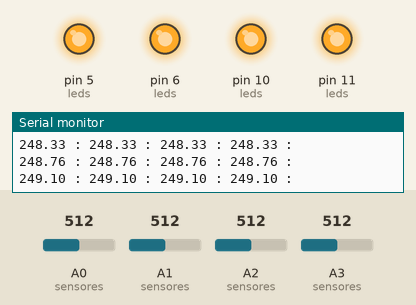
This sketch was run on a simulated Arduino Uno, built with avr-gcc and run on an emulated ATmega328P. On the bench: output pins drawn as LEDs (lit = HIGH), the last lines printed to the serial monitor. The test bench sets the inputs (shaded band); at power-on: A0 (sensores) = 512, A1 (sensores) = 512, A2 (sensores) = 512, A3 (sensores) = 512.

Above: at 1.2 s.
1.3 s: A0 (sensores) set to 55
4.3 s: A0 (sensores) set to 49
At 6.4 s:
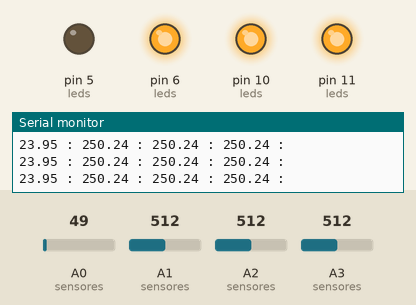
6.7 s: A1 (sensores) set to 53
9.7 s: A1 (sensores) set to 49
At 11.1 s:
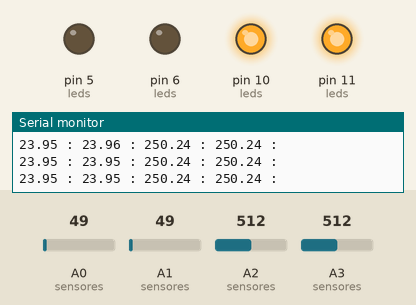
12.0 s: A2 (sensores) set to 52
15.0 s: A2 (sensores) set to 49
At 16.1 s:
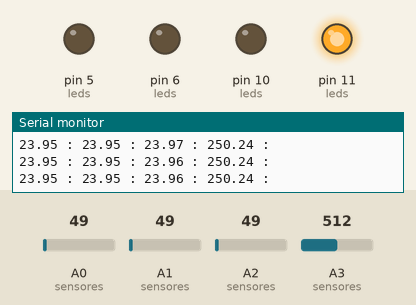
Timing chart, 0 to 18.0 s (numbered marks = the images above; inputs shaded):
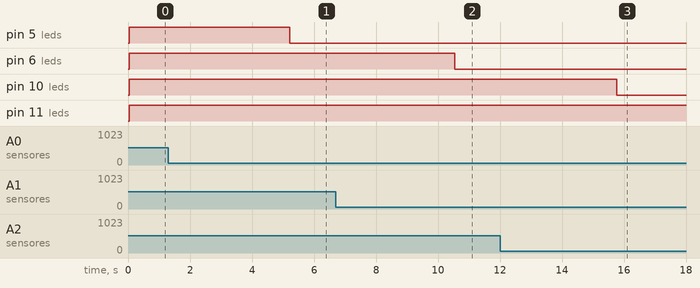

Measured:
- the behaviour switches between 50 and 49 on A0 (sensores) (found by bisection; images 0 and 1)
- the behaviour switches between 50 and 49 on A1 (sensores) (found by bisection; images 1 and 2)
- the behaviour switches between 50 and 49 on A2 (sensores) (found by bisection; images 2 and 3)
- after the input at 4.3 s, pin 5 (leds): HIGH → LOW after 0.92 s
- after the input at 9.7 s, pin 6 (leds): HIGH → LOW after 0.84 s
- after the input at 15.0 s, pin 10 (leds): HIGH → LOW after 0.76 s

The sketch:

_4sensores4leds.ino
```cpp
 ////////////////////////////////////////////////////////
// configuracion de los perifericos
////////////////////////////////////////////////////////
uint8_t on = 1;
uint8_t off = 0;

// como voy a usar analogWrite() los leds tienen que estar en los pines que tienen PWM
// en mi caso voy a usar un arduino uno. pero creo que esto deberia funcionar con cualquier version de arduino
// defino estas variables como "unsigned" porque no tiene sentido un pin que tenga un valor menor a uno : pinMode(-1, INPUT); ???
unsigned int led1 = 5;
unsigned int led2 = 6;
unsigned int led3 = 10;
unsigned int led4 = 11;


// los sensores son LM35 o sea que necesito una entrada analogica para cada uno
// esto es otra forma de escribir unsigned int
// http://www.badprog.com/c-type-what-are-uint8-t-uint16-t-uint32-t-and-uint64-t

uint8_t sensor1 = A0;
uint8_t sensor2 = A1;
uint8_t sensor3 = A2;
uint8_t sensor4 = A3;

// y unas variables para guardarme los valores de los sensores
// para ello uso el sufijo ('_v'), esto es una convencion personal y que seguramente solo respetare en este codigo
// uso uint16 porque voy a convertir valores desde el AD que son en 10 bits

uint16_t sensor1_v = 0;
uint16_t sensor2_v = 0;
uint16_t sensor3_v = 0;
uint16_t sensor4_v = 0;
// el estado logico del sensor (si prendido o apagado). la _s es por "state"
// arrancan todos apagados
uint8_t sensor1_s = 0;
uint8_t sensor2_s = 0;
uint8_t sensor3_s = 0;
uint8_t sensor4_s = 0;

// este valor hay que ensayarlo, probarlo, ver como funciona y si es verdadero.
// con mi sensor anda ok.
uint16_t tempInicial = 20;          // esta es la temperatura a la cual esta el sensor sin que nadie lo toque
uint16_t tempFinal = 30;          // esta es la temperatura a la cual esta el sensor sin que nadie lo toque
uint16_t tempMinVariacion = 4;      // esta es la diferencia que se produce cuando alguien pone la mano


float temp1 = 0.0;
float temp2 = 0.0;
float temp3 = 0.0;
float temp4 = 0.0;

// para que sea mas facil luego el codigo hago unas estructuras que guardan esas variables
uint8_t sensores[] = {sensor1, sensor2, sensor3, sensor4};
uint16_t sensores_v[] = {sensor1_v, sensor2_v, sensor3_v, sensor4_v};
uint8_t sensores_s[] = {sensor1_s, sensor2_s, sensor3_s, sensor4_s};
float sensores_t[] = {temp1, temp2, temp3, temp4};

uint8_t leds[] = {led1, led2, led3, led4};

uint8_t qty = 4; // cantidad de estaciones

void setup() {
  // put your setup code here, to run once:
  for (int i = 0 ; i < qty; i++) {
    pinMode(sensores[i], INPUT);   // los sensores como input (aunque no hace falta)
    pinMode(leds[i], OUTPUT);      // los leds como salida (y por default, tampoco hace falta) pero le da mejor lectura a lo que hace mi programa
  }
  Serial.begin(9600);
//    analogReference(INTERNAL);
}

long lastSend = 0;
long nextSendDelay = 50;
long now = 0;

void loop() {

  readSensors();
  checkSensorsState();
  updateTemperatures();
  turnLeds();

  now = millis();
  if(now - lastSend > nextSendDelay){
    sendData();
    lastSend = millis();
  }
}


//    cambia el estado de los leds en funcion del estado de los sensores
void turnLeds() {
  for (int i = 0 ; i < qty; i++) {
    digitalWrite(leds[i], sensores_s[i]); // leo el el sensor y me guardo el valor.
  }
}

//  ejecuta las lecturas en los 4 sensores
void readSensors() {
  // tiro una lectura para estabilizar el AD (?)
  analogRead(0); delay(2);
  for (int i = 0 ; i < qty; i++) {
    // leo el el sensor y me guardo el valor.
    sensores_v[i] = analogRead(sensores[i]);
    // entre sensor y sensor dejo un tiempito para que se restablezca el AD
    delay(2);
  }
}

// actualiza el estado actual de referencia de cada uno (si esta prendido o apagado)
void checkSensorsState(){

    for (unsigned int i = 0 ; i < qty; i++) {
    // si el sensor estaba prendido y la temperatura bajo del limite `
    if (sensores_s[(char) i] == on && sensores_t[i] < tempInicial + tempMinVariacion) {
      // lo apago
      sensores_s[i] = off;
    }
    // el caso opuesto y la temperatura supero el umbral
    if (sensores_s[(char) i] == off && sensores_t[i] > tempFinal - tempMinVariacion ) {
      sensores_s[i] = on; // lo prendo
    }
  }
}

void updateTemperatures(){
  for (int i = 0 ; i < qty; i++) {
      sensores_t[i] = ease(sensores_t[i], getTemperature(sensores_v[i]), 0.95);
  }
}

void sendData() {
  for (int i = 0 ; i < qty; i++) {
    Serial.print(sensores_t[i]);
    Serial.print(" : ");
  }
  Serial.println();

}

float getMVolts(uint16_t value) {
  return  5000.0  * (value * 1.00000 / 1023.0); //mv (son 1024 valores incluidos el 0)
}
float getTemperature(uint16_t value) {
  return  getMVolts(value) / 10; //oC
}

float ease(float current, float nxt, float factor){
  return (current * factor) + (nxt * (1 - factor));
}
```
